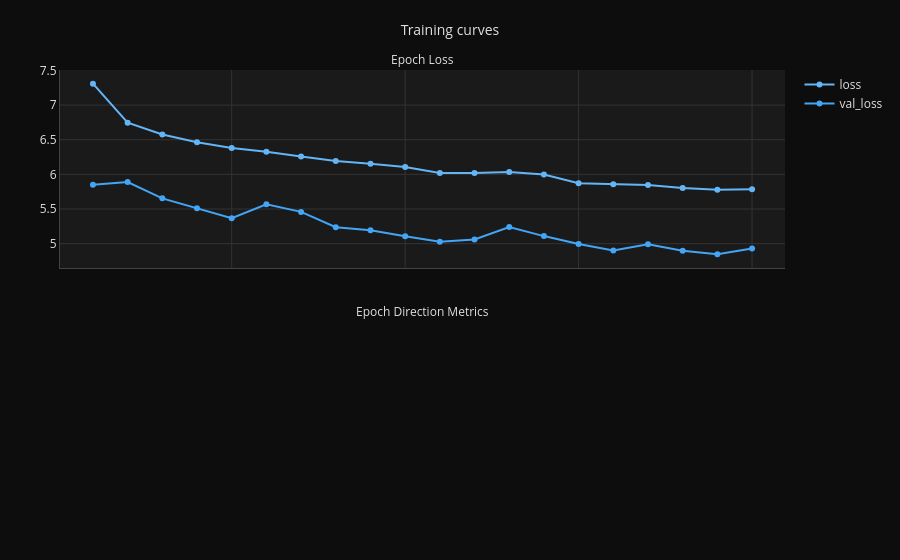

Write notebook code for a chart like this one.
### Markdown cell above
Static copy of the training record (readable in the saved notebook without a running kernel):

### Code cell
display(session.history_frame().round(4))
session.curves_figure().show()

### Figure 1 — Plotly figure (JSON) as saved in the notebook; plotly's stock layout.template omitted (floating-point values rounded to 4 significant figures)
{"data": [{"line": {"color": "#64B5F6"}, "mode": "lines+markers", "name": "loss", "type": "scatter", "x": [1, 2, 3, 4, 5, 6, 7, 8, 9, 10, 11, 12, 13, 14, 15, 16, 17, 18, 19, 20], "xaxis": "x", "y": [7.309, 6.746, 6.575, 6.464, 6.381, 6.328, 6.259, 6.194, 6.153, 6.107, 6.021, 6.019, 6.035, 5.998, 5.872, 5.856, 5.848, 5.805, 5.777, 5.786], "yaxis": "y"}, {"line": {"color": "#42A5F5"}, "mode": "lines+markers", "name": "val_loss", "type": "scatter", "x": [1, 2, 3, 4, 5, 6, 7, 8, 9, 10, 11, 12, 13, 14, 15, 16, 17, 18, 19, 20], "xaxis": "x", "y": [5.85, 5.89, 5.654, 5.513, 5.368, 5.567, 5.459, 5.238, 5.192, 5.106, 5.027, 5.059, 5.239, 5.109, 4.995, 4.901, 4.992, 4.897, 4.846, 4.929], "yaxis": "y"}], "layout": {"annotations": [{"font": {"color": "#e0e0e0", "size": 12}, "showarrow": false, "text": "Epoch Loss", "x": 0.5, "xanchor": "center", "xref": "paper", "y": 1.0, "yanchor": "bottom", "yref": "paper"}, {"font": {"color": "#e0e0e0", "size": 12}, "showarrow": false, "text": "Epoch Direction Metrics", "x": 0.5, "xanchor": "center", "xref": "paper", "y": 0.44, "yanchor": "bottom", "yref": "paper"}], "font": {"color": "#e0e0e0"}, "height": 560, "margin": {"b": 40, "l": 60, "r": 40, "t": 70}, "paper_bgcolor": "#0d0d0d", "plot_bgcolor": "#1a1a1a", "showlegend": true, "title": {"font": {"color": "#e0e0e0", "size": 14}, "text": "Training curves", "x": 0.5, "xanchor": "center"}, "xaxis": {"anchor": "y", "domain": [0.0, 1.0], "gridcolor": "#333333", "gridwidth": 1, "linecolor": "#444444", "linewidth": 1, "matches": "x2", "mirror": false, "range": [0.05, 20.95], "showgrid": true, "showline": true, "showticklabels": false, "zeroline": false}, "xaxis2": {"anchor": "y2", "domain": [0.0, 1.0], "gridcolor": "#333333", "gridwidth": 1, "linecolor": "#444444", "linewidth": 1, "mirror": false, "range": [0.05, 20.95], "showgrid": true, "showline": true, "zeroline": false}, "yaxis": {"anchor": "x", "domain": [0.56, 1.0], "gridcolor": "#333333", "gridwidth": 1, "linecolor": "#444444", "linewidth": 1, "mirror": false, "showgrid": true, "showline": true, "zeroline": false}, "yaxis2": {"anchor": "x2", "domain": [0.0, 0.44], "gridcolor": "#333333", "gridwidth": 1, "linecolor": "#444444", "linewidth": 1, "mirror": false, "range": [-0.05, 1.05], "showgrid": true, "showline": true, "zeroline": false}}}
